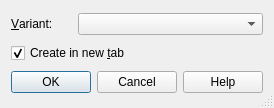
<ui version="4.0" >
 <class>NewGameDialog</class>
 <widget class="QDialog" name="NewGameDialog" >
  <property name="geometry" >
   <rect>
    <x>0</x>
    <y>0</y>
    <width>263</width>
    <height>108</height>
   </rect>
  </property>
  <property name="windowTitle" >
   <string>New game</string>
  </property>
  <property name="sizeGripEnabled" >
   <bool>true</bool>
  </property>
  <layout class="QVBoxLayout" >
   <item>
    <layout class="QHBoxLayout" >
     <property name="spacing" >
      <number>6</number>
     </property>
     <property name="leftMargin" >
      <number>0</number>
     </property>
     <property name="topMargin" >
      <number>0</number>
     </property>
     <property name="rightMargin" >
      <number>0</number>
     </property>
     <property name="bottomMargin" >
      <number>0</number>
     </property>
     <item>
      <widget class="QLabel" name="textLabel_1" >
       <property name="text" >
        <string>&amp;Variant:</string>
       </property>
       <property name="buddy" >
        <cstring>m_variant</cstring>
       </property>
      </widget>
     </item>
     <item>
      <spacer>
       <property name="orientation" >
        <enum>Qt::Horizontal</enum>
       </property>
       <property name="sizeHint" >
        <size>
         <width>20</width>
         <height>10</height>
        </size>
       </property>
      </spacer>
     </item>
     <item>
      <widget class="QComboBox" name="m_variant" >
       <property name="sizePolicy" >
        <sizepolicy vsizetype="Fixed" hsizetype="Expanding" >
         <horstretch>1</horstretch>
         <verstretch>0</verstretch>
        </sizepolicy>
       </property>
      </widget>
     </item>
    </layout>
   </item>
   <item>
    <widget class="QCheckBox" name="m_new_tab" >
     <property name="text" >
      <string>Create in new &amp;tab</string>
     </property>
     <property name="checked" >
      <bool>true</bool>
     </property>
    </widget>
   </item>
   <item>
    <widget class="QDialogButtonBox" name="buttonBox" >
     <property name="orientation" >
      <enum>Qt::Horizontal</enum>
     </property>
     <property name="standardButtons" >
      <set>QDialogButtonBox::Cancel|QDialogButtonBox::Help|QDialogButtonBox::NoButton|QDialogButtonBox::Ok</set>
     </property>
    </widget>
   </item>
  </layout>
 </widget>
 <layoutdefault spacing="6" margin="11" />
 <pixmapfunction>qPixmapFromMimeSource</pixmapfunction>
 <resources/>
 <connections>
  <connection>
   <sender>buttonBox</sender>
   <signal>accepted()</signal>
   <receiver>NewGameDialog</receiver>
   <slot>accept()</slot>
   <hints>
    <hint type="sourcelabel" >
     <x>310</x>
     <y>349</y>
    </hint>
    <hint type="destinationlabel" >
     <x>286</x>
     <y>198</y>
    </hint>
   </hints>
  </connection>
  <connection>
   <sender>buttonBox</sender>
   <signal>rejected()</signal>
   <receiver>NewGameDialog</receiver>
   <slot>reject()</slot>
   <hints>
    <hint type="sourcelabel" >
     <x>211</x>
     <y>349</y>
    </hint>
    <hint type="destinationlabel" >
     <x>176</x>
     <y>230</y>
    </hint>
   </hints>
  </connection>
 </connections>
</ui>
